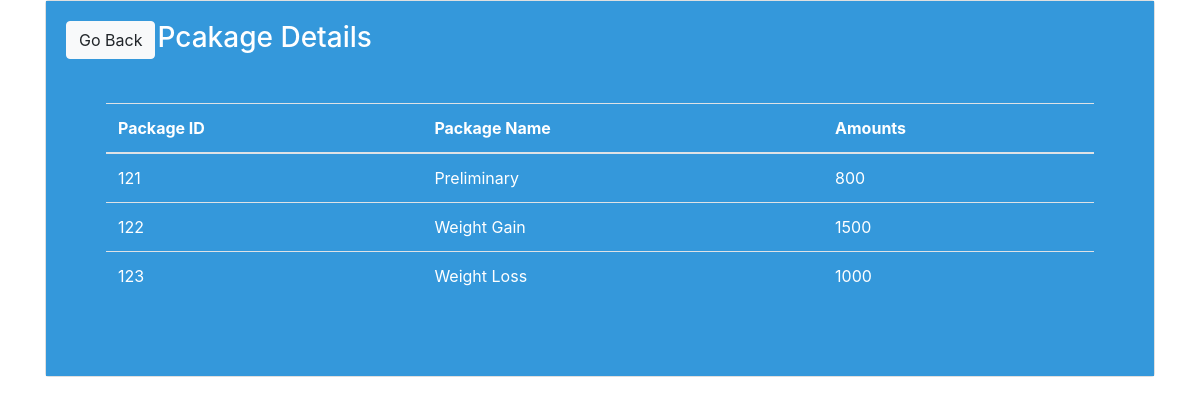
/package.php, run on the app's committed database.
### tables this page shows
CREATE TABLE `package` (
  `Package_id` varchar(40) NOT NULL,
  `Package_name` varchar(40) NOT NULL,
  `Amount` int(20) NOT NULL
);

### func.php (the view, shortened to what this page needs)
<?php
$con=mysqli_connect("localhost","root","","gymman");
function get_package(){
    global $con;
    $query="select * from Package";
    $result=mysqli_query($con,$query);
    while($row=mysqli_fetch_array($result)){
        $Package_id=$row ['Package_id'];
        $Package_name=$row['Package_name'];
        $Amount=$row['Amount'];
        echo"<tr>
        <td>$Package_id</td>
        <td>$Package_name</td>
            <td>$Amount</td>
        </tr>";
    }
}
?>

### data on the page
package: Package_id "121", Package_name "Preliminary", Amount "800"
package: Package_id "122", Package_name "Weight Gain", Amount "1500"
package: Package_id "123", Package_name "Weight Loss", Amount "1000"
